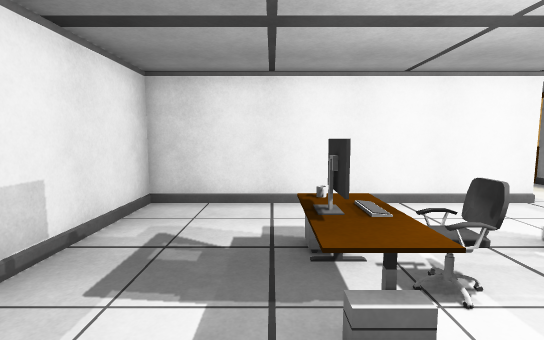
view 1 (above)

15 first-person views from a walk through a 3-D level made in the Unity game engine. The camera is 1.5 m above the floor, tilts 6° down and sees 85° across. The floor is counted in squares, 1 m on a side. Each view is taken from the middle of a square. On the plan, view 1 faces up. The plan holds only what a view shows up to about 15 squares ahead; the rest is blank. The place goes on beyond the plan. Door leaves are left out, so doorways stand open.

view 2
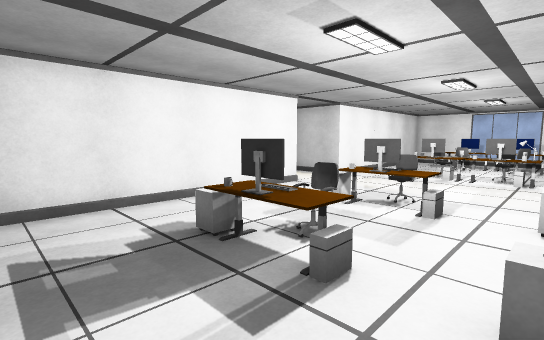

view 3
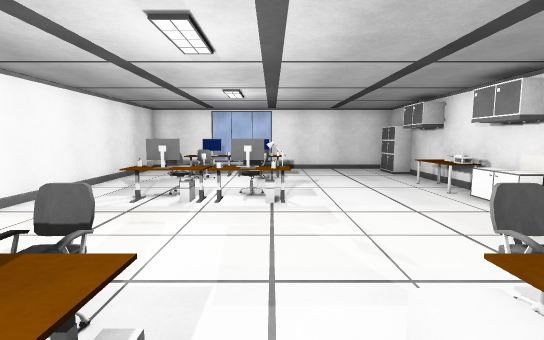

view 4
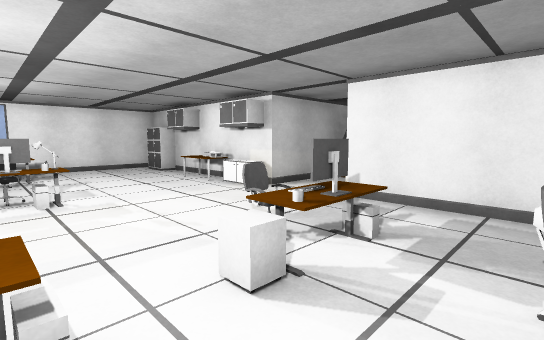

view 5
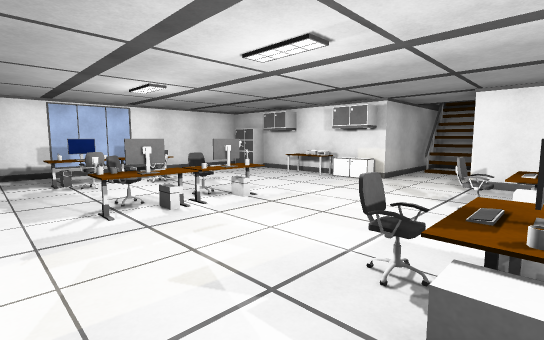

view 6
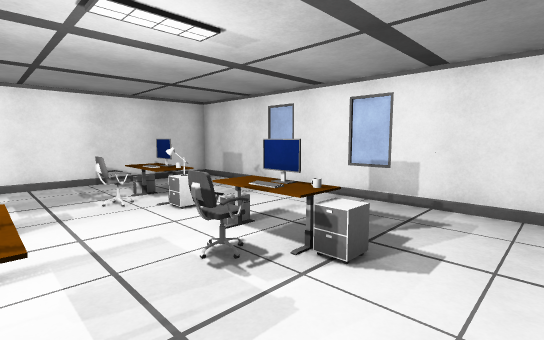

view 7
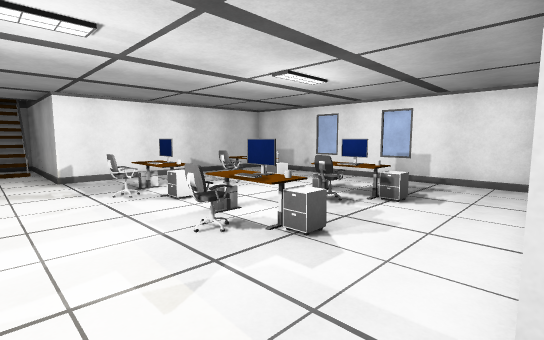

view 8
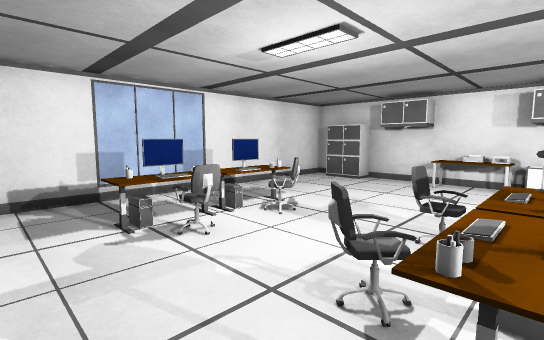

view 9
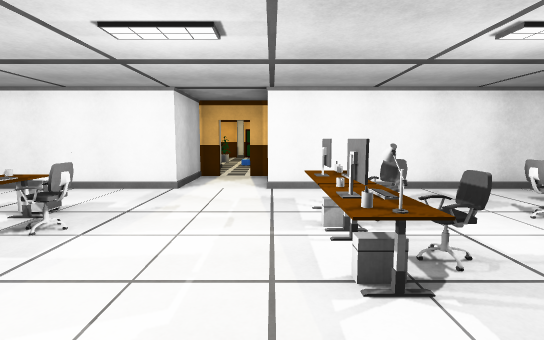

view 10
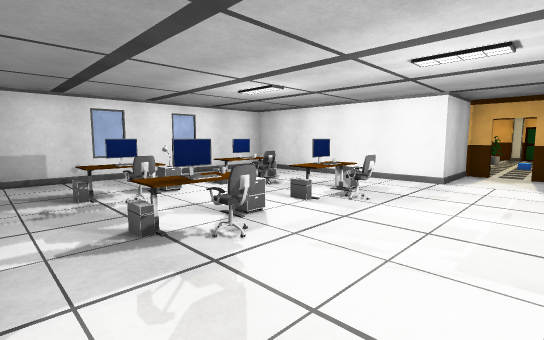

view 11
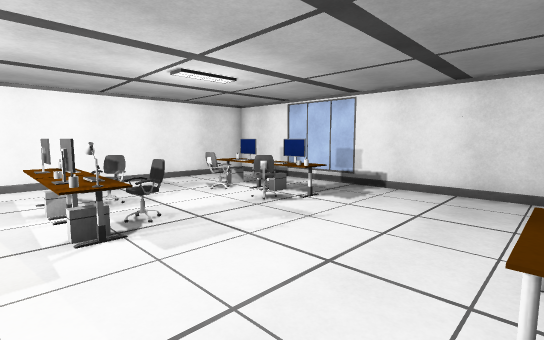

view 12
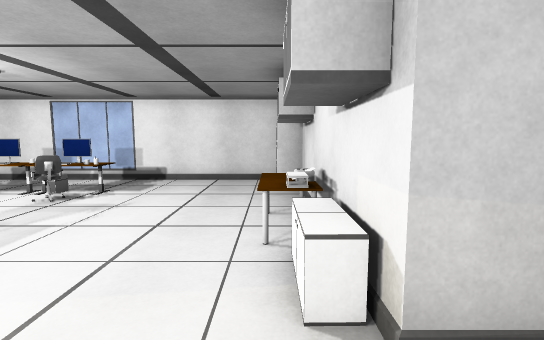

view 13
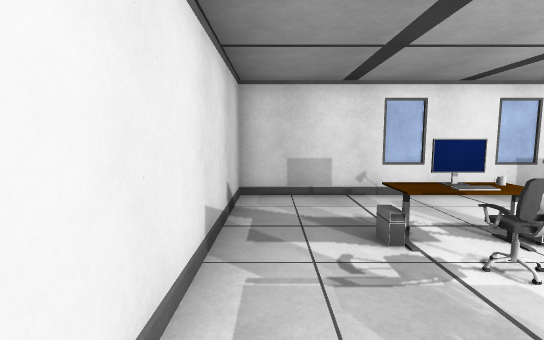

view 14
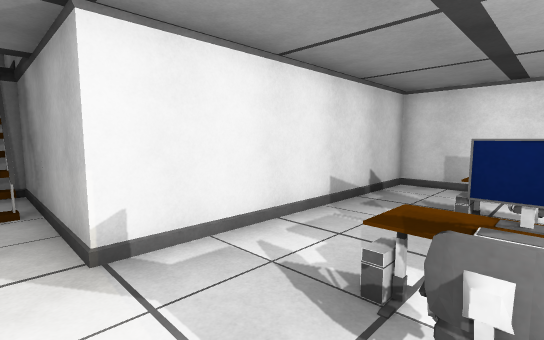

view 15
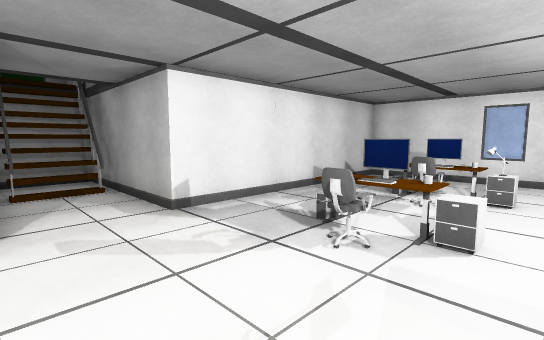

### Floor plan
Points are (right, up) in squares from view 1. A wall is a line through its corners. A room is listed if a view was taken in it or the views show most of it. See-through windows are left out.
Room 1 (views 1, 2, 3, 4, 5, 6, 7, 8, 9, 10, 11, 12, 13, 14, 15)
walls: (7, 9.9) (6.1, 9.9) (6.1, 6.9) (-2.9, 6.9) (-2.9, -4.9) (6.1, -4.9) (6.1, -10.9); (6.6, -8.3) (6.6, -10.3) (8.5, -10.3); (7, -9.5) (8.5, -9.5); (6.5, -9.7) (8.5, -9.7); (6.6, -10) (8.4, -10); (17.9, -4.9) (17.9, 6.9) (8.9, 6.9) (8.9, 9.9) (8.1, 9.9); (8.9, -10.9) (8.9, -4.9) (15.5, -4.9)
ways out: open door at (7.5, 10)
objects: other object (0, -2); monitor (0, -1); other object (0, 2); monitor (0, 3); other object (1, -1); other object (1, 0); cabinet (1, 1); keyboard (1, 3); cabinet (1, 4); chair (2, -1); chair (2, 3); other object (3, -1); mug (3, 3); monitor (4, -1); cabinet (4, 0); monitor (4, 3); cabinet (4, 4); other object (5, -2); chair (5, -1) to (6, -1); other object (5, 2); chair (5, 3) to (6, 3); cabinet (10, -5) to (11, -4); monitor (10, 1); other object (10, 2); keyboard (10, 3); mug (10, 4); other object (10, 5); chair (11, 1) to (11, 2); chair (11, 3) to (11, 4); printer (12, -5) to (12, -4); other object (13, -4); chair (14, 1) to (14, 2); chair (14, 3) to (14, 4); other object (15, 0); other object (15, 1); other object (15, 2); other object (15, 3); other object (15, 4); cabinet (16, -5) to (17, -4); other object (16, 1) to (16, 2); other object (16, 3) to (16, 4)

Positions as (right, up) in squares from view 1, and headings:
1: (0, 0), facing up
2: (-2, 0), facing up-right
3: (3, 1), facing right
4: (2, 2), facing down-right
5: (4, 6), facing down-right
6: (4, 6), facing down-left
7: (8, 7), facing down-left
8: (10, 6), facing down-right
9: (9, -2), facing up
10: (9, -4), facing up-left
11: (9, -4), facing up-right
12: (7, -4), facing right
13: (5, -4), facing left
14: (7, -1), facing down-left
15: (9, 1), facing down-left
